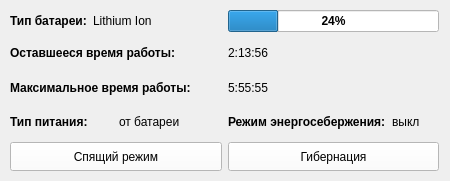
<?xml version="1.0" encoding="UTF-8"?>
<ui version="4.0">
 <class>MainWindow</class>
 <widget class="QMainWindow" name="MainWindow">
  <property name="geometry">
   <rect>
    <x>0</x>
    <y>0</y>
    <width>450</width>
    <height>181</height>
   </rect>
  </property>
  <property name="windowTitle">
   <string>MainWindow</string>
  </property>
  <property name="windowIcon">
   <iconset theme="QIcon::ThemeIcon::BatteryLow"/>
  </property>
  <widget class="QWidget" name="centralwidget">
   <property name="sizePolicy">
    <sizepolicy hsizetype="Fixed" vsizetype="Fixed">
     <horstretch>0</horstretch>
     <verstretch>0</verstretch>
    </sizepolicy>
   </property>
   <property name="minimumSize">
    <size>
     <width>450</width>
     <height>180</height>
    </size>
   </property>
   <property name="maximumSize">
    <size>
     <width>450</width>
     <height>180</height>
    </size>
   </property>
   <property name="palette">
    <palette>
     <active>
      <colorrole role="WindowText">
       <brush brushstyle="SolidPattern">
        <color alpha="255">
         <red>0</red>
         <green>0</green>
         <blue>0</blue>
        </color>
       </brush>
      </colorrole>
      <colorrole role="Button">
       <brush brushstyle="SolidPattern">
        <color alpha="255">
         <red>255</red>
         <green>255</green>
         <blue>255</blue>
        </color>
       </brush>
      </colorrole>
      <colorrole role="Light">
       <brush brushstyle="SolidPattern">
        <color alpha="255">
         <red>255</red>
         <green>255</green>
         <blue>255</blue>
        </color>
       </brush>
      </colorrole>
      <colorrole role="Midlight">
       <brush brushstyle="SolidPattern">
        <color alpha="255">
         <red>255</red>
         <green>255</green>
         <blue>255</blue>
        </color>
       </brush>
      </colorrole>
      <colorrole role="Dark">
       <brush brushstyle="SolidPattern">
        <color alpha="255">
         <red>127</red>
         <green>127</green>
         <blue>127</blue>
        </color>
       </brush>
      </colorrole>
      <colorrole role="Mid">
       <brush brushstyle="SolidPattern">
        <color alpha="255">
         <red>170</red>
         <green>170</green>
         <blue>170</blue>
        </color>
       </brush>
      </colorrole>
      <colorrole role="Text">
       <brush brushstyle="SolidPattern">
        <color alpha="255">
         <red>0</red>
         <green>0</green>
         <blue>0</blue>
        </color>
       </brush>
      </colorrole>
      <colorrole role="BrightText">
       <brush brushstyle="SolidPattern">
        <color alpha="255">
         <red>255</red>
         <green>255</green>
         <blue>255</blue>
        </color>
       </brush>
      </colorrole>
      <colorrole role="ButtonText">
       <brush brushstyle="SolidPattern">
        <color alpha="255">
         <red>0</red>
         <green>0</green>
         <blue>0</blue>
        </color>
       </brush>
      </colorrole>
      <colorrole role="Base">
       <brush brushstyle="SolidPattern">
        <color alpha="255">
         <red>255</red>
         <green>255</green>
         <blue>255</blue>
        </color>
       </brush>
      </colorrole>
      <colorrole role="Window">
       <brush brushstyle="SolidPattern">
        <color alpha="255">
         <red>255</red>
         <green>255</green>
         <blue>255</blue>
        </color>
       </brush>
      </colorrole>
      <colorrole role="Shadow">
       <brush brushstyle="SolidPattern">
        <color alpha="255">
         <red>0</red>
         <green>0</green>
         <blue>0</blue>
        </color>
       </brush>
      </colorrole>
      <colorrole role="AlternateBase">
       <brush brushstyle="SolidPattern">
        <color alpha="255">
         <red>255</red>
         <green>255</green>
         <blue>255</blue>
        </color>
       </brush>
      </colorrole>
      <colorrole role="ToolTipBase">
       <brush brushstyle="SolidPattern">
        <color alpha="255">
         <red>255</red>
         <green>255</green>
         <blue>220</blue>
        </color>
       </brush>
      </colorrole>
      <colorrole role="ToolTipText">
       <brush brushstyle="SolidPattern">
        <color alpha="255">
         <red>0</red>
         <green>0</green>
         <blue>0</blue>
        </color>
       </brush>
      </colorrole>
      <colorrole role="PlaceholderText">
       <brush brushstyle="SolidPattern">
        <color alpha="127">
         <red>0</red>
         <green>0</green>
         <blue>0</blue>
        </color>
       </brush>
      </colorrole>
      <colorrole role="Accent">
       <brush brushstyle="SolidPattern">
        <color alpha="255">
         <red>255</red>
         <green>255</green>
         <blue>255</blue>
        </color>
       </brush>
      </colorrole>
     </active>
     <inactive>
      <colorrole role="WindowText">
       <brush brushstyle="SolidPattern">
        <color alpha="255">
         <red>0</red>
         <green>0</green>
         <blue>0</blue>
        </color>
       </brush>
      </colorrole>
      <colorrole role="Button">
       <brush brushstyle="SolidPattern">
        <color alpha="255">
         <red>255</red>
         <green>255</green>
         <blue>255</blue>
        </color>
       </brush>
      </colorrole>
      <colorrole role="Light">
       <brush brushstyle="SolidPattern">
        <color alpha="255">
         <red>255</red>
         <green>255</green>
         <blue>255</blue>
        </color>
       </brush>
      </colorrole>
      <colorrole role="Midlight">
       <brush brushstyle="SolidPattern">
        <color alpha="255">
         <red>255</red>
         <green>255</green>
         <blue>255</blue>
        </color>
       </brush>
      </colorrole>
      <colorrole role="Dark">
       <brush brushstyle="SolidPattern">
        <color alpha="255">
         <red>127</red>
         <green>127</green>
         <blue>127</blue>
        </color>
       </brush>
      </colorrole>
      <colorrole role="Mid">
       <brush brushstyle="SolidPattern">
        <color alpha="255">
         <red>170</red>
         <green>170</green>
         <blue>170</blue>
        </color>
       </brush>
      </colorrole>
      <colorrole role="Text">
       <brush brushstyle="SolidPattern">
        <color alpha="255">
         <red>0</red>
         <green>0</green>
         <blue>0</blue>
        </color>
       </brush>
      </colorrole>
      <colorrole role="BrightText">
       <brush brushstyle="SolidPattern">
        <color alpha="255">
         <red>255</red>
         <green>255</green>
         <blue>255</blue>
        </color>
       </brush>
      </colorrole>
      <colorrole role="ButtonText">
       <brush brushstyle="SolidPattern">
        <color alpha="255">
         <red>0</red>
         <green>0</green>
         <blue>0</blue>
        </color>
       </brush>
      </colorrole>
      <colorrole role="Base">
       <brush brushstyle="SolidPattern">
        <color alpha="255">
         <red>255</red>
         <green>255</green>
         <blue>255</blue>
        </color>
       </brush>
      </colorrole>
      <colorrole role="Window">
       <brush brushstyle="SolidPattern">
        <color alpha="255">
         <red>255</red>
         <green>255</green>
         <blue>255</blue>
        </color>
       </brush>
      </colorrole>
      <colorrole role="Shadow">
       <brush brushstyle="SolidPattern">
        <color alpha="255">
         <red>0</red>
         <green>0</green>
         <blue>0</blue>
        </color>
       </brush>
      </colorrole>
      <colorrole role="AlternateBase">
       <brush brushstyle="SolidPattern">
        <color alpha="255">
         <red>255</red>
         <green>255</green>
         <blue>255</blue>
        </color>
       </brush>
      </colorrole>
      <colorrole role="ToolTipBase">
       <brush brushstyle="SolidPattern">
        <color alpha="255">
         <red>255</red>
         <green>255</green>
         <blue>220</blue>
        </color>
       </brush>
      </colorrole>
      <colorrole role="ToolTipText">
       <brush brushstyle="SolidPattern">
        <color alpha="255">
         <red>0</red>
         <green>0</green>
         <blue>0</blue>
        </color>
       </brush>
      </colorrole>
      <colorrole role="PlaceholderText">
       <brush brushstyle="SolidPattern">
        <color alpha="127">
         <red>0</red>
         <green>0</green>
         <blue>0</blue>
        </color>
       </brush>
      </colorrole>
      <colorrole role="Accent">
       <brush brushstyle="SolidPattern">
        <color alpha="255">
         <red>255</red>
         <green>255</green>
         <blue>255</blue>
        </color>
       </brush>
      </colorrole>
     </inactive>
     <disabled>
      <colorrole role="WindowText">
       <brush brushstyle="SolidPattern">
        <color alpha="255">
         <red>127</red>
         <green>127</green>
         <blue>127</blue>
        </color>
       </brush>
      </colorrole>
      <colorrole role="Button">
       <brush brushstyle="SolidPattern">
        <color alpha="255">
         <red>255</red>
         <green>255</green>
         <blue>255</blue>
        </color>
       </brush>
      </colorrole>
      <colorrole role="Light">
       <brush brushstyle="SolidPattern">
        <color alpha="255">
         <red>255</red>
         <green>255</green>
         <blue>255</blue>
        </color>
       </brush>
      </colorrole>
      <colorrole role="Midlight">
       <brush brushstyle="SolidPattern">
        <color alpha="255">
         <red>255</red>
         <green>255</green>
         <blue>255</blue>
        </color>
       </brush>
      </colorrole>
      <colorrole role="Dark">
       <brush brushstyle="SolidPattern">
        <color alpha="255">
         <red>127</red>
         <green>127</green>
         <blue>127</blue>
        </color>
       </brush>
      </colorrole>
      <colorrole role="Mid">
       <brush brushstyle="SolidPattern">
        <color alpha="255">
         <red>170</red>
         <green>170</green>
         <blue>170</blue>
        </color>
       </brush>
      </colorrole>
      <colorrole role="Text">
       <brush brushstyle="SolidPattern">
        <color alpha="255">
         <red>127</red>
         <green>127</green>
         <blue>127</blue>
        </color>
       </brush>
      </colorrole>
      <colorrole role="BrightText">
       <brush brushstyle="SolidPattern">
        <color alpha="255">
         <red>255</red>
         <green>255</green>
         <blue>255</blue>
        </color>
       </brush>
      </colorrole>
      <colorrole role="ButtonText">
       <brush brushstyle="SolidPattern">
        <color alpha="255">
         <red>127</red>
         <green>127</green>
         <blue>127</blue>
        </color>
       </brush>
      </colorrole>
      <colorrole role="Base">
       <brush brushstyle="SolidPattern">
        <color alpha="255">
         <red>255</red>
         <green>255</green>
         <blue>255</blue>
        </color>
       </brush>
      </colorrole>
      <colorrole role="Window">
       <brush brushstyle="SolidPattern">
        <color alpha="255">
         <red>255</red>
         <green>255</green>
         <blue>255</blue>
        </color>
       </brush>
      </colorrole>
      <colorrole role="Shadow">
       <brush brushstyle="SolidPattern">
        <color alpha="255">
         <red>0</red>
         <green>0</green>
         <blue>0</blue>
        </color>
       </brush>
      </colorrole>
      <colorrole role="AlternateBase">
       <brush brushstyle="SolidPattern">
        <color alpha="255">
         <red>255</red>
         <green>255</green>
         <blue>255</blue>
        </color>
       </brush>
      </colorrole>
      <colorrole role="ToolTipBase">
       <brush brushstyle="SolidPattern">
        <color alpha="255">
         <red>255</red>
         <green>255</green>
         <blue>220</blue>
        </color>
       </brush>
      </colorrole>
      <colorrole role="ToolTipText">
       <brush brushstyle="SolidPattern">
        <color alpha="255">
         <red>0</red>
         <green>0</green>
         <blue>0</blue>
        </color>
       </brush>
      </colorrole>
      <colorrole role="PlaceholderText">
       <brush brushstyle="SolidPattern">
        <color alpha="127">
         <red>127</red>
         <green>127</green>
         <blue>127</blue>
        </color>
       </brush>
      </colorrole>
      <colorrole role="Accent">
       <brush brushstyle="SolidPattern">
        <color alpha="255">
         <red>255</red>
         <green>255</green>
         <blue>255</blue>
        </color>
       </brush>
      </colorrole>
     </disabled>
    </palette>
   </property>
   <widget class="QWidget" name="layoutWidget">
    <property name="geometry">
     <rect>
      <x>10</x>
      <y>10</y>
      <width>429</width>
      <height>161</height>
     </rect>
    </property>
    <layout class="QVBoxLayout" name="verticalLayout">
     <item>
      <layout class="QHBoxLayout" name="horizontalLayout_8">
       <item>
        <layout class="QHBoxLayout" name="horizontalLayout_3">
         <property name="sizeConstraint">
          <enum>QLayout::SizeConstraint::SetFixedSize</enum>
         </property>
         <item>
          <widget class="QLabel" name="label_3">
           <property name="sizePolicy">
            <sizepolicy hsizetype="Fixed" vsizetype="Minimum">
             <horstretch>0</horstretch>
             <verstretch>0</verstretch>
            </sizepolicy>
           </property>
           <property name="font">
            <font>
             <bold>true</bold>
            </font>
           </property>
           <property name="text">
            <string>Тип батареи:</string>
           </property>
          </widget>
         </item>
         <item>
          <widget class="QLabel" name="label_4">
           <property name="text">
            <string>Lithium Ion</string>
           </property>
          </widget>
         </item>
        </layout>
       </item>
       <item>
        <widget class="QProgressBar" name="progressBar">
         <property name="sizePolicy">
          <sizepolicy hsizetype="Preferred" vsizetype="Fixed">
           <horstretch>0</horstretch>
           <verstretch>0</verstretch>
          </sizepolicy>
         </property>
         <property name="font">
          <font>
           <bold>true</bold>
          </font>
         </property>
         <property name="value">
          <number>24</number>
         </property>
        </widget>
       </item>
      </layout>
     </item>
     <item>
      <layout class="QHBoxLayout" name="horizontalLayout_5">
       <property name="sizeConstraint">
        <enum>QLayout::SizeConstraint::SetDefaultConstraint</enum>
       </property>
       <item>
        <widget class="QLabel" name="label_7">
         <property name="font">
          <font>
           <bold>true</bold>
          </font>
         </property>
         <property name="text">
          <string>Оставшееся время работы:</string>
         </property>
        </widget>
       </item>
       <item>
        <widget class="QLabel" name="label_8">
         <property name="sizePolicy">
          <sizepolicy hsizetype="Preferred" vsizetype="Preferred">
           <horstretch>0</horstretch>
           <verstretch>0</verstretch>
          </sizepolicy>
         </property>
         <property name="text">
          <string>2:13:56</string>
         </property>
        </widget>
       </item>
      </layout>
     </item>
     <item>
      <layout class="QHBoxLayout" name="horizontalLayout_6">
       <item>
        <widget class="QLabel" name="label_9">
         <property name="font">
          <font>
           <bold>true</bold>
          </font>
         </property>
         <property name="text">
          <string>Максимальное время работы:</string>
         </property>
        </widget>
       </item>
       <item>
        <widget class="QLabel" name="label_10">
         <property name="sizePolicy">
          <sizepolicy hsizetype="Preferred" vsizetype="Preferred">
           <horstretch>0</horstretch>
           <verstretch>0</verstretch>
          </sizepolicy>
         </property>
         <property name="text">
          <string>5:55:55</string>
         </property>
        </widget>
       </item>
      </layout>
     </item>
     <item>
      <layout class="QHBoxLayout" name="horizontalLayout_9">
       <item>
        <layout class="QHBoxLayout" name="horizontalLayout_2">
         <item>
          <widget class="QLabel" name="label_2">
           <property name="font">
            <font>
             <bold>true</bold>
            </font>
           </property>
           <property name="text">
            <string>Тип питания:</string>
           </property>
          </widget>
         </item>
         <item>
          <widget class="QLabel" name="label">
           <property name="text">
            <string>от батареи</string>
           </property>
          </widget>
         </item>
        </layout>
       </item>
       <item>
        <layout class="QHBoxLayout" name="horizontalLayout_4">
         <item>
          <widget class="QLabel" name="label_5">
           <property name="font">
            <font>
             <bold>true</bold>
            </font>
           </property>
           <property name="text">
            <string>Режим энергосебержения:</string>
           </property>
          </widget>
         </item>
         <item>
          <widget class="QLabel" name="label_6">
           <property name="enabled">
            <bool>true</bool>
           </property>
           <property name="text">
            <string>выкл</string>
           </property>
          </widget>
         </item>
        </layout>
       </item>
      </layout>
     </item>
     <item>
      <layout class="QHBoxLayout" name="horizontalLayout_7">
       <item>
        <widget class="QPushButton" name="pushButton">
         <property name="sizePolicy">
          <sizepolicy hsizetype="Minimum" vsizetype="Preferred">
           <horstretch>0</horstretch>
           <verstretch>0</verstretch>
          </sizepolicy>
         </property>
         <property name="text">
          <string>Спящий режим</string>
         </property>
        </widget>
       </item>
       <item>
        <widget class="QPushButton" name="pushButton_2">
         <property name="sizePolicy">
          <sizepolicy hsizetype="Minimum" vsizetype="Preferred">
           <horstretch>0</horstretch>
           <verstretch>0</verstretch>
          </sizepolicy>
         </property>
         <property name="text">
          <string>Гибернация</string>
         </property>
        </widget>
       </item>
      </layout>
     </item>
    </layout>
   </widget>
  </widget>
 </widget>
 <resources/>
 <connections/>
</ui>
